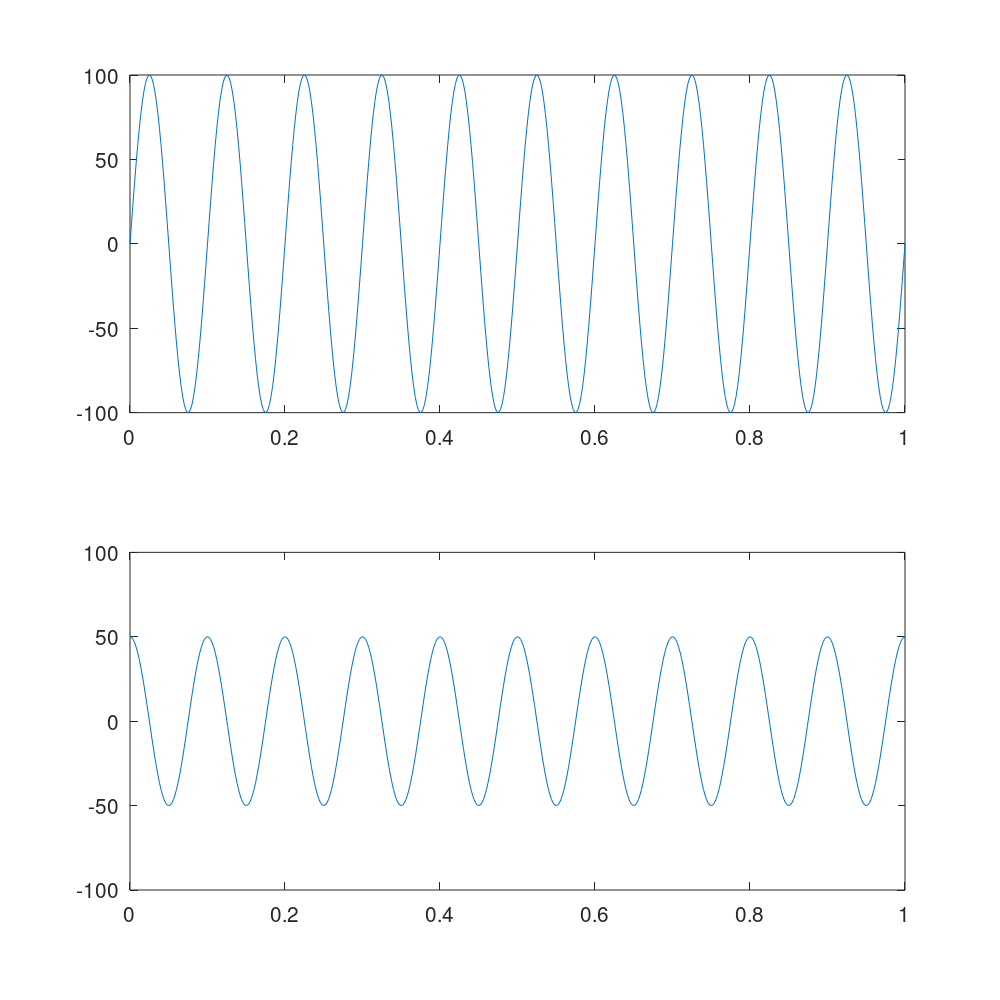
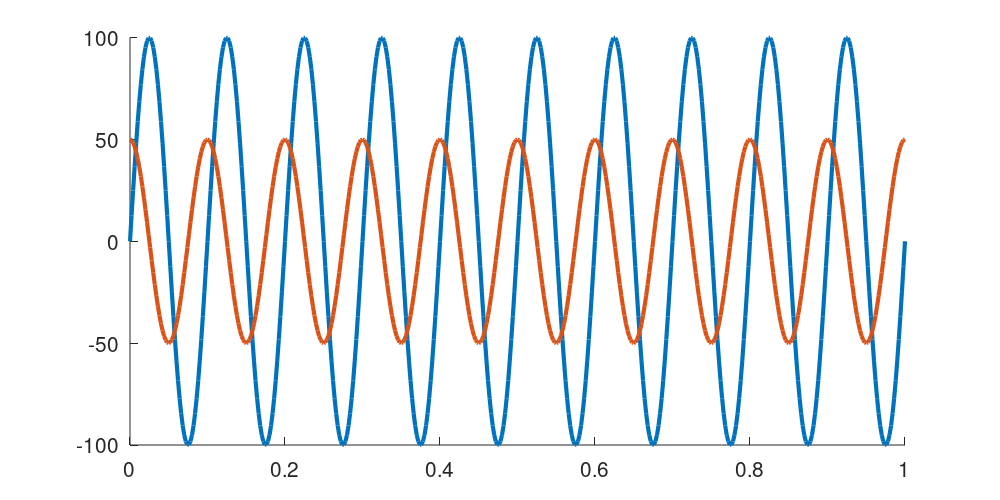
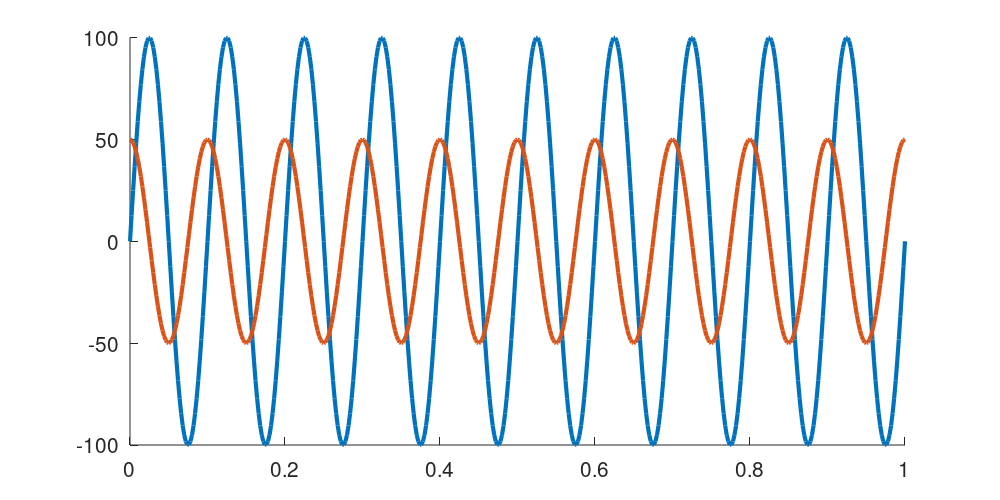

The MATLAB script that drew these images, in order:
% inizializzo alcune variabili
clear 

close all

srate = 500;
 
% list so5me frequencies
frex = [10 10];

% list some random amplitudes... make sure there are 
% the same number of amplitudes as there are frequencies!
amplit = [ 100 50 ];

phases = [0 1/2*pi ]

% define time...
time=0:1/srate:1;


for iFreq=1:length(frex)
    sine_waves (iFreq,:) = amplit(iFreq) * sin(2*pi*frex(iFreq).*time + phases(iFreq));
end


myylim=[-100 100];

%% plot in separate subplots
figure
for iPlot=1:size(sine_waves, 1);
    subplot(size(sine_waves,1), 1, iPlot);
    plot(time, sine_waves(iPlot,:));
   set(gca, 'ylim', myylim,'fontsize',15);

end;


set(gcf,'PaperUnits','inches','PaperPosition',[0 0 10 10])
print('sine_waves_subplot', '-djpeg', '-r100');


%% overaly
figure
hold on
for iPlot=1:size(sine_waves, 1);
    plot(time, sine_waves(iPlot,:), 'LineWidth', 3);
end;
hold off
set(gca, 'ylim', myylim,'fontsize',15);


set(gcf,'PaperUnits','inches','PaperPosition',[0 0 10 5])
print('sine_waves_overlay', '-djpeg', '-r100');

print('Hilbert', '-djpeg', '-r100');


